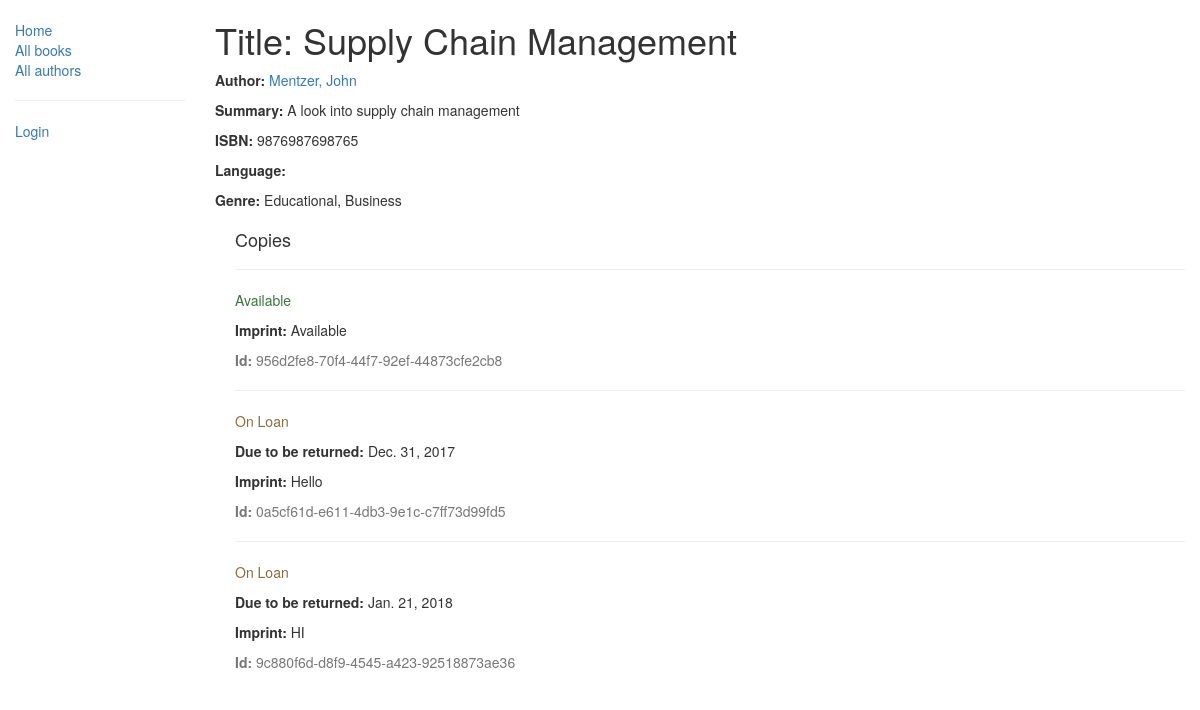
/catalog/book/2, run on the app's committed database.
### catalog/models.py (models this page shows, shortened)
class Book(models.Model):
    title = models.CharField(max_length=200)
    author = models.ForeignKey('Author', on_delete=models.SET_NULL, null=True)
    summary = models.TextField(max_length=1000, help_text="Enter a brief description of the book")
    isbn = models.CharField('ISBN', max_length=13, help_text='13 Character <a href="https://isbn-international.org/content/what-isbn">ISBN number</a>')
    genre = models.ManyToManyField(Genre, help_text="Select a genre for this book")
    def display_genre(self):
        """
        Creates a string for the Genre
        """
        return ', '.join([ genre.name for genre in self.genre.all()[:3] ])
    display_genre.short_description = 'Genre'

class Author(models.Model):
    first_name = models.CharField(max_length=100)
    last_name = models.CharField(max_length=100)
    date_of_birth = models.DateField(null=True, blank=True)
    date_of_death = models.DateField('Died', null=True, blank=True)
    def __str__(self):
        return '{0}, {1}'.format(self.last_name, self.first_name)

class Genre(models.Model):
    name = models.CharField(max_length=200, help_text="Enter a book genre (e.g. Science Fiction, French Poetry etc.)")
    def __str__(self):
        return self.name

class BookInstance(models.Model):
    id = models.UUIDField(primary_key=True, default=uuid.uuid4, help_text="Unique ID for this particular book")
    book = models.ForeignKey('Book', on_delete=models.SET_NULL, null=True)
    imprint = models.CharField(max_length=200)
    due_back = models.DateField(null=True, blank=True)
    borrower = models.ForeignKey(User, on_delete=models.SET_NULL, null=True, blank=True)
    LOAN_STATUS = (
        ('m', 'Maintenance'),
        ('o', 'On Loan'),
        ('a', 'Available'),
        ('r', 'Reversed'),
    )
    status = models.CharField(max_length=1, choices=LOAN_STATUS, blank=True, default='m', help_text='Book Availability')
    class Meta:
        ordering = ["due_back"]
        permissions = (("can_mark_returned", "Set book as returned"),)

### catalog/views.py (the view)
# urls.py: path(r'book/<pk>', views.BookDetailView.as_view(), name='book-detail'),
class BookDetailView(generic.DetailView):
    model = Book

### catalog/templates/catalog/book_detail.html
{% extends "base_generic.html" %}
{% block content %}
  <h1>Title: {{ book.title }}</h1>
  <p><strong>Author:</strong> <a href={% url 'author-detail' book.author.pk %}>{{ book.author }}</a></p>
  <p><strong>Summary:</strong> {{ book.summary }}</p>
  <p><strong>ISBN:</strong> {{ book.isbn }}</p>
  <p><strong>Language:</strong> {{ book.language }}</p>
  <p><strong>Genre:</strong> {% for genre in book.genre.all %} {{ genre }}{% if not forloop.last %}, {% endif %}{% endfor %}</p>
  <div style="margin-left:20px;margin-top:20px">
    <h4>Copies</h4>
    {% for copy in book.bookinstance_set.all %}
    <hr>
    <p class="{% if copy.status == 'a' %}text-success{% elif copy.status == 'm' %}text-danger{% else %}text-warning{% endif %}">{{ copy.get_status_display }}</p>
    {% if copy.status != 'a' %}<p><strong>Due to be returned:</strong> {{copy.due_back}}</p>{% endif %}
    <p><strong>Imprint:</strong> {{copy.imprint}}</p>
    <p class="text-muted"><strong>Id:</strong> {{copy.id}}</p>
    {% endfor %}
  </div>
{% endblock %}

### catalog/templates/base_generic.html (shortened to what this page needs)
<!DOCTYPE html>
<html lang="en">
<head>
  <link rel="stylesheet" href="https://maxcdn.bootstrapcdn.com/bootstrap/3.3.7/css/bootstrap.min.css">
  {% load static %}
  <link rel="stylesheet" href="{% static '/css/styles.css' %}">
</head>
<body>
  <div class="container-fluid">
    <div class="row">
      <div class="col-sm-2">
      {% block sidebar %}
      <ul class="sidebar-nav">
          <li><a href="{% url 'index' %}">Home</a></li>
          <li><a href="{% url 'books' %}">All books</a></li>
          <li><a href="{% url 'authors' %}">All authors</a></li>
          <hr>
          {% if user.is_authenticated %}
            <li>User: {{ user.get_username }}</li>
            <li><a href="{% url 'my-borrowed' %}">My Borrowed</a></li>
            <li><a href="{% url 'logout'%}?next={{request.path}}">Logout</a></li>
          {% else %}
            <li><a href="{% url 'login'%}?next={{request.path}}">Login</a></li>
          {% endif %}
      </ul>
     {% endblock %}
      </div>
      <div class="col-sm-10 ">
      {% block content %}{% endblock %}
      </div>
    </div>
  </div>
</body>
</html>

### catalog/static/css/styles.css (style rules this page uses)
.sidebar-nav { margin-top: 20px; padding: 0; list-style: none; }

### data on the page
Book: title "Supply Chain Management", author "Mentzer, John", summary "A look into supply chain management", isbn "9876987698765"
Genre: name "Educational"
Genre: name "Business"
BookInstance: status "Available", imprint "Available", id "956d2fe8-70f4-44f7-92ef-44873cfe2cb8"
BookInstance: status "On Loan", due_back "Dec. 31, 2017", imprint "Hello", id "0a5cf61d-e611-4db3-9e1c-c7ff73d99fd5"
BookInstance: status "On Loan", due_back "Jan. 21, 2018", imprint "HI", id "9c880f6d-d8f9-4545-a423-92518873ae36"
